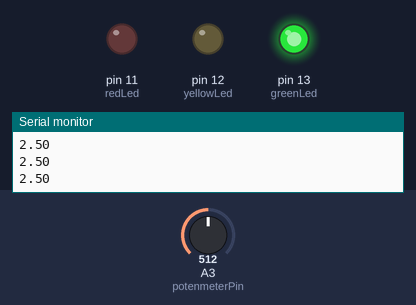
Recording of a sketch running on a simulated Arduino Uno, built with avr-gcc and run on an emulated ATmega328P. On the bench: output pins drawn as LEDs (lit = HIGH), the last lines printed to the serial monitor. The inputs (shaded band) are chosen by the test bench; at power-on: A3 (potenmeterPin) = 512.

Above: at 1.2 s.
1.3 s: A3 (potenmeterPin) set to 606
2.8 s: A3 (potenmeterPin) set to 623
At 3.4 s:
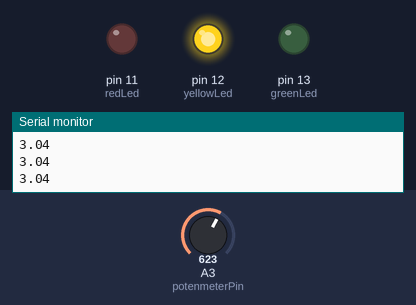
4.3 s: A3 (potenmeterPin) set to 808
5.8 s: A3 (potenmeterPin) set to 835
At 7.0 s:
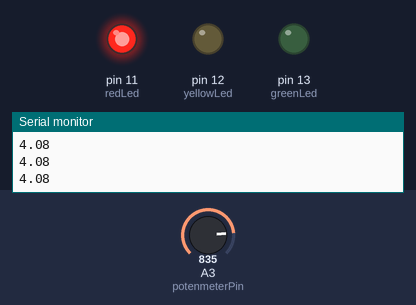
7.3 s: A3 (potenmeterPin) set to 716
At 8.0 s:
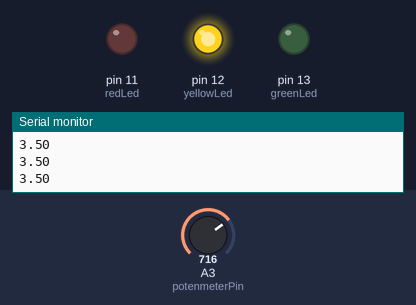
8.8 s: A3 (potenmeterPin) set to 900
At 9.1 s:
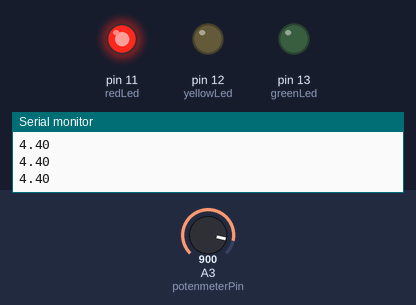
Timing chart, 0 to 11.3 s (numbered marks = the images above; inputs shaded):
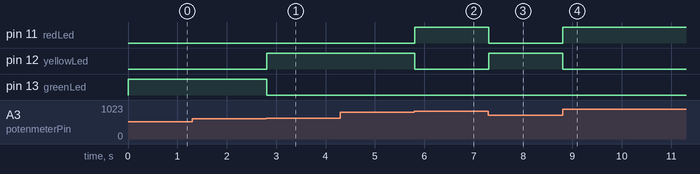

The sketch:

Variable-Range-Indicator.ino
```cpp
int potenmeterPin = A3;
int redLed = 11;
int yellowLed = 12;
int greenLed = 13;
float result;
float actualReading;
void setup() {
  // put your setup code here, to run once:
pinMode(potenmeterPin,INPUT);
pinMode(redLed,OUTPUT);
pinMode(yellowLed,OUTPUT);
pinMode(greenLed,OUTPUT);
Serial.begin(9600);

}


void loop() {
result = analogRead(potenmeterPin);
actualReading = (5./1023)*result;
Serial.println(actualReading);
if(actualReading <3){
  digitalWrite(greenLed,HIGH);
  digitalWrite(yellowLed,LOW);
  digitalWrite(redLed,LOW);
}
if(actualReading>3 && actualReading <4){
  digitalWrite(greenLed,LOW);
  digitalWrite(yellowLed,HIGH);
  digitalWrite(redLed,LOW);
}
if(actualReading>4){
  digitalWrite(greenLed,LOW);
  digitalWrite(yellowLed,LOW);
  digitalWrite(redLed,HIGH);
}


  // put your main code here, to run repeatedly:

}
```

Measured:
- the behaviour switches between 613 and 614 on A3 (potenmeterPin) (found by bisection; images 0 and 1)
- the behaviour switches between 818 and 819 on A3 (potenmeterPin) (found by bisection; images 1 and 2)
- after the input at 2.8 s, pin 12 (yellowLed): LOW → HIGH at once; pin 13 (greenLed): HIGH → LOW at once
- after the input at 5.8 s, pin 11 (redLed): LOW → HIGH at once; pin 12 (yellowLed): HIGH → LOW at once
- after the input at 7.3 s, pin 11 (redLed): HIGH → LOW at once; pin 12 (yellowLed): LOW → HIGH at once
- after the input at 8.8 s, pin 11 (redLed): LOW → HIGH at once; pin 12 (yellowLed): HIGH → LOW at once
